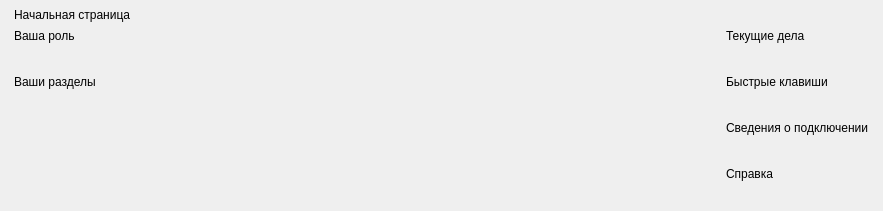
<?xml version="1.0" encoding="UTF-8"?>
<!-- Начальная страница: docs/ui/screens/Home*.png, docs/ui/mockup/Home.dc.html.
     Сгенерирован по макету; содержимое блоков заполняет HomePage.cpp по роли. -->
<ui version="4.0">
 <class>HomePage</class>
 <widget class="QWidget" name="HomePage">
  <layout class="QVBoxLayout" name="formLayout">
   <property name="spacing"><number>7</number></property>
   <property name="leftMargin"><number>14</number></property>
   <property name="topMargin"><number>8</number></property>
   <property name="rightMargin"><number>14</number></property>
   <property name="bottomMargin"><number>10</number></property>
   <item>
    <widget class="QLabel" name="formTitle">
     <property name="text"><string>Начальная страница</string></property>
    </widget>
   </item>
   <item>
    <layout class="QHBoxLayout" name="columnsLayout" stretch="0,1">
     <property name="spacing"><number>12</number></property>
     <item>
      <widget class="QWidget" name="leftColumn">
       <property name="minimumSize"><size><width>700</width><height>0</height></size></property>
       <property name="maximumSize"><size><width>700</width><height>16777215</height></size></property>
       <layout class="QVBoxLayout" name="leftLayout">
        <property name="spacing"><number>12</number></property>
        <property name="leftMargin"><number>0</number></property>
        <property name="topMargin"><number>0</number></property>
        <property name="rightMargin"><number>0</number></property>
        <property name="bottomMargin"><number>0</number></property>
      <item>
       <widget class="QFrame" name="roleBlock">
        <property name="sizePolicy"><sizepolicy hsizetype="Preferred" vsizetype="Preferred"><horstretch>0</horstretch><verstretch>0</verstretch></sizepolicy></property>
        <property name="role" stdset="0"><string>block</string></property>
        <layout class="QVBoxLayout" name="roleBlockLayout">
         <property name="spacing"><number>0</number></property>
         <property name="leftMargin"><number>0</number></property>
         <property name="topMargin"><number>0</number></property>
         <property name="rightMargin"><number>0</number></property>
         <property name="bottomMargin"><number>0</number></property>
         <item>
          <widget class="QLabel" name="roleBlockTitle">
           <property name="text"><string>Ваша роль</string></property>
           <property name="role" stdset="0"><string>blockTitle</string></property>
          </widget>
         </item>
         <item>
          <widget class="QWidget" name="roleBody">
           <layout class="QVBoxLayout" name="roleLayout">
            <property name="spacing"><number>8</number></property>
            <property name="leftMargin"><number>12</number></property>
            <property name="topMargin"><number>10</number></property>
            <property name="rightMargin"><number>12</number></property>
            <property name="bottomMargin"><number>10</number></property>
           </layout>
          </widget>
         </item>
         
        </layout>
       </widget>
      </item>
      <item>
       <widget class="QFrame" name="sectionsBlock">
        <property name="sizePolicy"><sizepolicy hsizetype="Preferred" vsizetype="Expanding"><horstretch>0</horstretch><verstretch>1</verstretch></sizepolicy></property>
        <property name="role" stdset="0"><string>block</string></property>
        <layout class="QVBoxLayout" name="sectionsBlockLayout">
         <property name="spacing"><number>0</number></property>
         <property name="leftMargin"><number>0</number></property>
         <property name="topMargin"><number>0</number></property>
         <property name="rightMargin"><number>0</number></property>
         <property name="bottomMargin"><number>0</number></property>
         <item>
          <widget class="QLabel" name="sectionsBlockTitle">
           <property name="text"><string>Ваши разделы</string></property>
           <property name="role" stdset="0"><string>blockTitle</string></property>
          </widget>
         </item>
         <item>
          <widget class="QWidget" name="sectionsBody">
           <layout class="QVBoxLayout" name="sectionsLayout">
            <property name="spacing"><number>9</number></property>
            <property name="leftMargin"><number>12</number></property>
            <property name="topMargin"><number>10</number></property>
            <property name="rightMargin"><number>12</number></property>
            <property name="bottomMargin"><number>10</number></property>
           </layout>
          </widget>
         </item>
         <item><spacer name="sectionsSpacer"><property name="orientation"><enum>Qt::Vertical</enum></property><property name="sizeHint" stdset="0"><size><width>0</width><height>0</height></size></property></spacer></item>
        </layout>
       </widget>
      </item>
       </layout>
      </widget>
     </item>
     <item>
      <widget class="QWidget" name="rightColumn">
       <layout class="QVBoxLayout" name="rightLayout">
        <property name="spacing"><number>12</number></property>
        <property name="leftMargin"><number>0</number></property>
        <property name="topMargin"><number>0</number></property>
        <property name="rightMargin"><number>0</number></property>
        <property name="bottomMargin"><number>0</number></property>
      <item>
       <widget class="QFrame" name="todoBlock">
        <property name="sizePolicy"><sizepolicy hsizetype="Preferred" vsizetype="Preferred"><horstretch>0</horstretch><verstretch>0</verstretch></sizepolicy></property>
        <property name="role" stdset="0"><string>block</string></property>
        <layout class="QVBoxLayout" name="todoBlockLayout">
         <property name="spacing"><number>0</number></property>
         <property name="leftMargin"><number>0</number></property>
         <property name="topMargin"><number>0</number></property>
         <property name="rightMargin"><number>0</number></property>
         <property name="bottomMargin"><number>0</number></property>
         <item>
          <widget class="QLabel" name="todoBlockTitle">
           <property name="text"><string>Текущие дела</string></property>
           <property name="role" stdset="0"><string>blockTitle</string></property>
          </widget>
         </item>
         <item>
          <widget class="QWidget" name="todoBody">
           <layout class="QVBoxLayout" name="todoLayout">
            <property name="spacing"><number>7</number></property>
            <property name="leftMargin"><number>12</number></property>
            <property name="topMargin"><number>10</number></property>
            <property name="rightMargin"><number>12</number></property>
            <property name="bottomMargin"><number>10</number></property>
           </layout>
          </widget>
         </item>
         
        </layout>
       </widget>
      </item>
      <item>
       <widget class="QFrame" name="keysBlock">
        <property name="sizePolicy"><sizepolicy hsizetype="Preferred" vsizetype="Preferred"><horstretch>0</horstretch><verstretch>0</verstretch></sizepolicy></property>
        <property name="role" stdset="0"><string>block</string></property>
        <layout class="QVBoxLayout" name="keysBlockLayout">
         <property name="spacing"><number>0</number></property>
         <property name="leftMargin"><number>0</number></property>
         <property name="topMargin"><number>0</number></property>
         <property name="rightMargin"><number>0</number></property>
         <property name="bottomMargin"><number>0</number></property>
         <item>
          <widget class="QLabel" name="keysBlockTitle">
           <property name="text"><string>Быстрые клавиши</string></property>
           <property name="role" stdset="0"><string>blockTitle</string></property>
          </widget>
         </item>
         <item>
          <widget class="QWidget" name="keysBody">
           <layout class="QVBoxLayout" name="keysLayout">
            <property name="spacing"><number>5</number></property>
            <property name="leftMargin"><number>12</number></property>
            <property name="topMargin"><number>10</number></property>
            <property name="rightMargin"><number>12</number></property>
            <property name="bottomMargin"><number>10</number></property>
           </layout>
          </widget>
         </item>
         
        </layout>
       </widget>
      </item>
      <item>
       <widget class="QFrame" name="connBlock">
        <property name="sizePolicy"><sizepolicy hsizetype="Preferred" vsizetype="Preferred"><horstretch>0</horstretch><verstretch>0</verstretch></sizepolicy></property>
        <property name="role" stdset="0"><string>block</string></property>
        <layout class="QVBoxLayout" name="connBlockLayout">
         <property name="spacing"><number>0</number></property>
         <property name="leftMargin"><number>0</number></property>
         <property name="topMargin"><number>0</number></property>
         <property name="rightMargin"><number>0</number></property>
         <property name="bottomMargin"><number>0</number></property>
         <item>
          <widget class="QLabel" name="connBlockTitle">
           <property name="text"><string>Сведения о подключении</string></property>
           <property name="role" stdset="0"><string>blockTitle</string></property>
          </widget>
         </item>
         <item>
          <widget class="QWidget" name="connBody">
           <layout class="QVBoxLayout" name="connLayout">
            <property name="spacing"><number>6</number></property>
            <property name="leftMargin"><number>12</number></property>
            <property name="topMargin"><number>10</number></property>
            <property name="rightMargin"><number>12</number></property>
            <property name="bottomMargin"><number>10</number></property>
           </layout>
          </widget>
         </item>
         
        </layout>
       </widget>
      </item>
      <item>
       <widget class="QFrame" name="helpBlock">
        <property name="sizePolicy"><sizepolicy hsizetype="Preferred" vsizetype="Expanding"><horstretch>0</horstretch><verstretch>1</verstretch></sizepolicy></property>
        <property name="role" stdset="0"><string>block</string></property>
        <layout class="QVBoxLayout" name="helpBlockLayout">
         <property name="spacing"><number>0</number></property>
         <property name="leftMargin"><number>0</number></property>
         <property name="topMargin"><number>0</number></property>
         <property name="rightMargin"><number>0</number></property>
         <property name="bottomMargin"><number>0</number></property>
         <item>
          <widget class="QLabel" name="helpBlockTitle">
           <property name="text"><string>Справка</string></property>
           <property name="role" stdset="0"><string>blockTitle</string></property>
          </widget>
         </item>
         <item>
          <widget class="QWidget" name="helpBody">
           <layout class="QVBoxLayout" name="helpLayout">
            <property name="spacing"><number>5</number></property>
            <property name="leftMargin"><number>12</number></property>
            <property name="topMargin"><number>10</number></property>
            <property name="rightMargin"><number>12</number></property>
            <property name="bottomMargin"><number>10</number></property>
           </layout>
          </widget>
         </item>
         <item><spacer name="helpSpacer"><property name="orientation"><enum>Qt::Vertical</enum></property><property name="sizeHint" stdset="0"><size><width>0</width><height>0</height></size></property></spacer></item>
        </layout>
       </widget>
      </item>
       </layout>
      </widget>
     </item>
    </layout>
   </item>
  </layout>
 </widget>
 <resources/>
 <connections/>
</ui>
